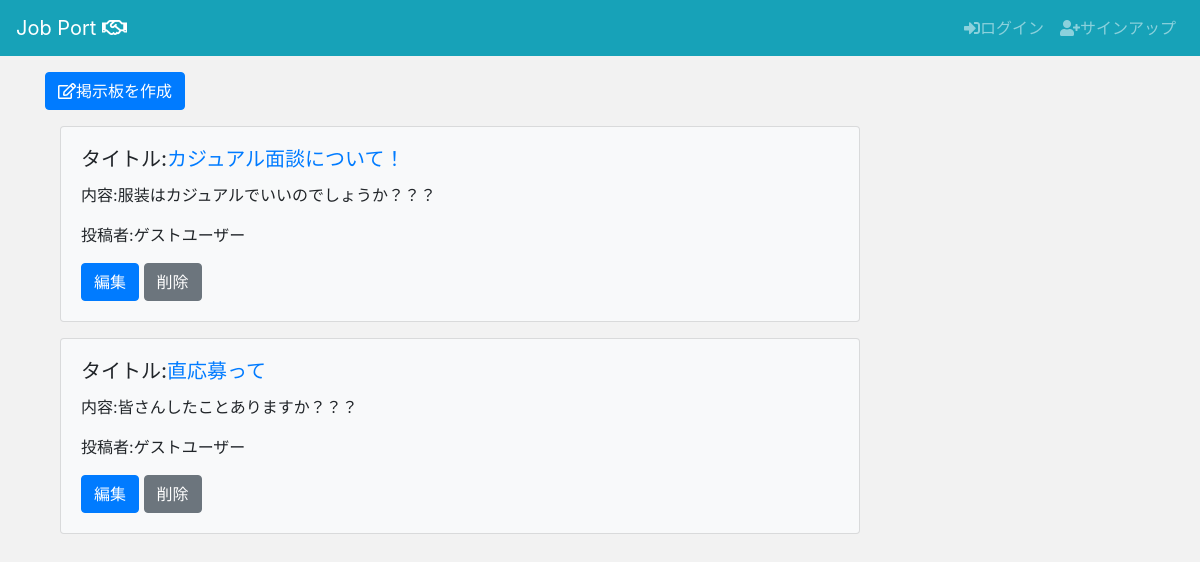
Screenshot of /jpapp/boards/ with the database file from the repository.
### jpapp/models.py (models this page shows, shortened)
class Board(models.Model):
    board_title = models.CharField(max_length=100)
    board_content = models.TextField()
    user = models.ForeignKey(User, on_delete=models.CASCADE)

### jpapp/views.py (the view)
# urls.py: path('boards/', boards_list, name='boards_list'),
def boards_list(request):
    object_list = Board.objects.all()
    return render(request, 'jpapp/boards/list.html', {'object_list':object_list})

### templates/jpapp/boards/list.html
{% extends "jpapp/base.html" %}
{% block content %}
<div class="container">
  <a class="btn btn-primary my-3" href="{% url 'jpapp:boards_create' %}" role="button"><i class="far fa-edit"></i>掲示板を作成</a>
  <div class="container">
    {% for item in object_list %}
    <div class="card bg-light mb-3" style="max-width: 50rem;">
      <div class="card-body">
        <h5 class="card-title">タイトル:<a href="{% url 'jpapp:boards_detail' item.pk %}">{{ item.board_title }}</a></h5>
        <p class="card-text">内容:{{ item.board_content }}</p>
        <p>投稿者:{{ item.user }}</p>
        <a href="{% url 'jpapp:boards_update' item.pk %}" class="btn btn-primary" role="button" aria-pressed="true">編集</a>
        <a href="{% url 'jpapp:boards_delete' item.pk %}" class="btn btn-secondary" role="button" aria-pressed="true">削除</a>
      </div>
    </div>
    {% endfor %}
  </div>
</div>
{% endblock %}

### static/jpapp/custom.css (style rules this page uses)
body { background-color: #F2F2F2; }

### rows the page displays
Board: board_title "カジュアル面談について！", board_content "服装はカジュアルでいいのでしょうか？？？", user "ゲストユーザー"
Board: board_title "直応募って", board_content "皆さんしたことありますか？？？", user "ゲストユーザー"
